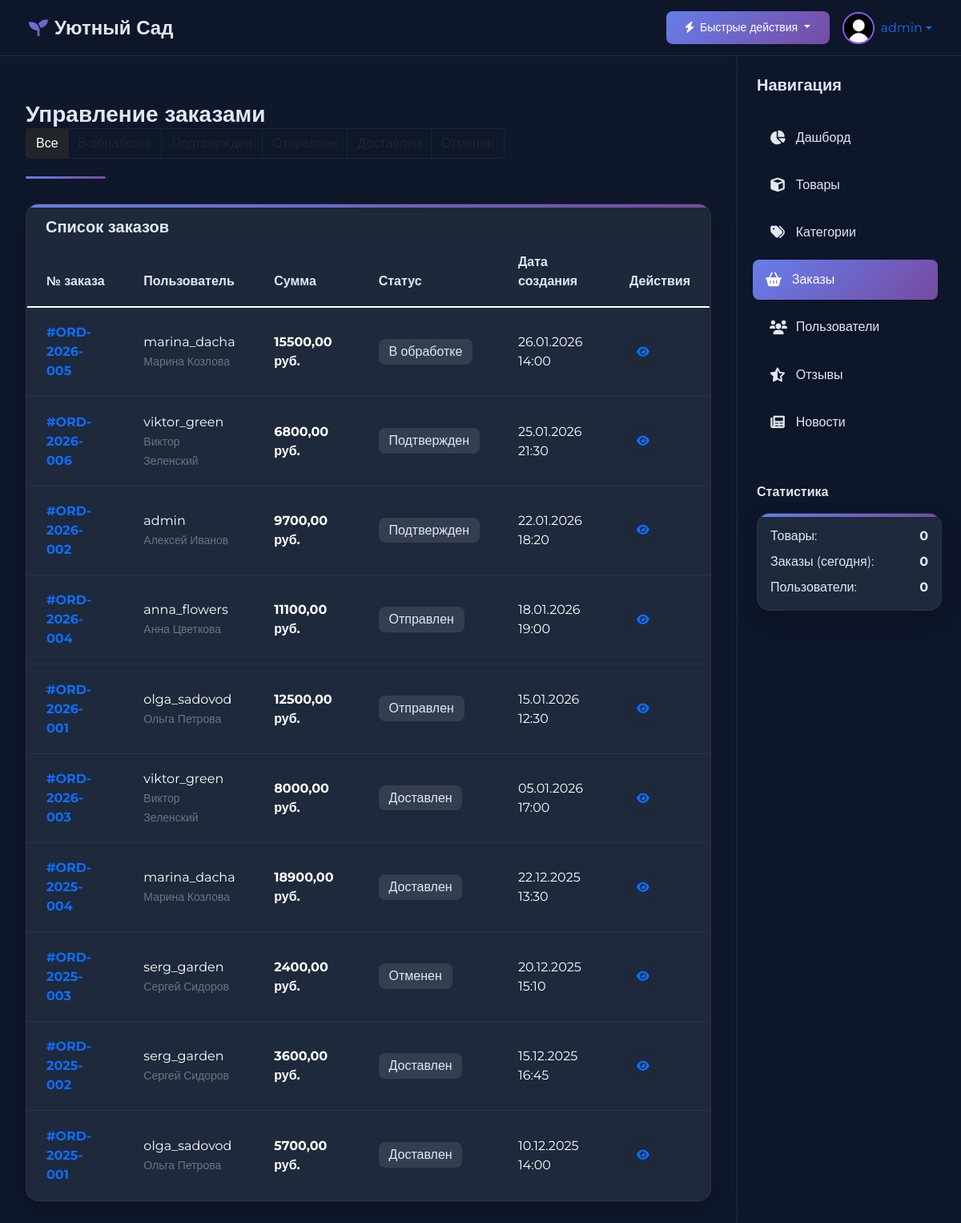
Screenshot of /dashboard/orders/ (signed in) with the database file from the repository.
### orders/models.py (models this page shows, shortened)
class Order(models.Model):
    STATUS_CHOICES = [
        ('pending', 'В обработке'),
        ('confirmed', 'Подтвержден'),
        ('shipped', 'Отправлен'),
        ('delivered', 'Доставлен'),
        ('cancelled', 'Отменен'),
    ]
    user = models.ForeignKey(User, on_delete=models.CASCADE)
    order_number = models.CharField(max_length=20, unique=True)
    status = models.CharField(max_length=20, choices=STATUS_CHOICES, default='pending')
    total_price = models.DecimalField(max_digits=10, decimal_places=2)
    shipping_address = models.TextField()
    phone_number = models.CharField(max_length=20)
    email = models.EmailField()
    created_at = models.DateTimeField(auto_now_add=True)
    updated_at = models.DateTimeField(auto_now=True)
    class Meta:
        ordering = ['-created_at']

### dashboard/views.py (the view)
# urls.py: path('orders/', views.order_list, name='order_list'),
@staff_required
def order_list(request):
    orders = Order.objects.all().order_by('-created_at')
    status_filter = request.GET.get('status', '')
    if status_filter:
        orders = orders.filter(status=status_filter)
    paginator = Paginator(orders, 10)
    page_number = request.GET.get('page')
    page_obj = paginator.get_page(page_number)
    return render(request, 'dashboard/orders/list.html', {
        'page_obj': page_obj,
        'status_filter': status_filter,
        'status_choices': Order.STATUS_CHOICES
    })

### cart/context_processors.py (called while the page is built)
def cart(request):
    if request.user.is_authenticated:
        cart, created = request.user.cart_set.get_or_create()
        for item in cart.items.all():
            if hasattr(item.product, 'image_url'):
                item.product.safe_image_url = item.product.image_url
            else:
                item.product.safe_image_url = '/static/images/product-placeholder.jpg'
        return {'cart': cart}
    return {'cart': None}

### dashboard/views.py (called while the page is built)
def staff_required(function):
    decorator = user_passes_test(lambda u: u.is_staff, login_url='/admin/login/')
    return decorator(function)

### products/models.py (called while the page is built)
    @property
    def image_url(self):
        if self.image and hasattr(self.image, 'url'):
            return self.image.url
        return '/static/images/product-placeholder.jpg'

### templates/dashboard/orders/list.html (shortened to what this page needs)
{% extends 'dashboard/base.html' %}
{% block page_title %}Управление заказами{% endblock %}
{% block actions %}
<div class="btn-group">
    <a href="?status=" class="btn btn-outline-dark {% if not status_filter %}active{% endif %}" >Все</a>
    {% for status_code, status_name in status_choices %}
    <a href="?status={{ status_code }}" class="btn btn-outline-dark {% if status_filter == status_code %}active{% endif %}" >
    </a>
    {% endfor %}
</div>
{% endblock %}
{% block content %}
<div class="glass-card">
    <div class="card-header border-0 pb-0 pt-3 px-4">
        <h5 class="fw-bold mb-0">Список заказов</h5>
    </div>
    <div class="card-body p-0">
        <div class="table-responsive">
            <table class="table table-glass mb-0">
                <thead>
                    <tr>
                        <th>№ заказа</th>
                        <th>Пользователь</th>
                        <th>Сумма</th>
                        <th>Статус</th>
                        <th>Дата создания</th>
                        <th>Действия</th>
                    </tr>
                </thead>
                <tbody style="color:white">
                    {% for order in page_obj %}
                    <tr>
                        <td>
                            <strong class="text-primary">#{{ order.order_number }}</strong>
                        </td>
                        <td>
                            {{ order.user.username }}
                            {% if order.user.first_name or order.user.last_name %}
                            <br><small class="text-muted">{{ order.user.first_name }} {{ order.user.last_name }}</small>
                            {% endif %}
                        </td>
                        <td class="fw-bold">{{ order.total_price }} руб.</td>
                        <td>
                            <span class="badge-glass">
                                {{ order.get_status_display }}
                            </span>
                        </td>
                        <td>{{ order.created_at|date:"d.m.Y H:i" }}</td>
                        <td>
                            <div class="btn-group">
                                <a href="{% url 'dashboard:order_detail' order.pk %}"
                                   class="btn btn-sm btn-outline-primary border-dark" title="Просмотреть">
                                    <i class="fas fa-eye"></i>
                                </a>
                            </div>
                        </td>
                    </tr>
                    {% endfor %}
                </tbody>
            </table>
        </div>
    </div>
</div>
{% endblock %}

### templates/dashboard/base.html (shortened to what this page needs)
{% load static %}
<!DOCTYPE html>
<html lang="ru">
<head>
    <link href="https://cdn.jsdelivr.net/npm/bootstrap@5.1.3/dist/css/bootstrap.min.css" rel="stylesheet">
    <link href="https://cdnjs.cloudflare.com/ajax/libs/font-awesome/6.0.0/css/all.min.css" rel="stylesheet">
    <link href="https://cdn.jsdelivr.net/npm/bootstrap-icons@1.7.2/font/bootstrap-icons.css" rel="stylesheet">
</head>
<body>
    <nav class="top-navbar navbar navbar-expand-lg">
        <div class="container-fluid">
            <a class="navbar-brand" href="{% url 'dashboard:dashboard' %}">
                <i class="fas fa-seedling"></i>
                <span class="d-none d-md-inline">Уютный Сад</span>
            </a>
            <div class="d-flex align-items-center">
                <div class="dropdown me-3">
                    <button class="btn btn-neon btn-sm dropdown-toggle" type="button" id="quickActionsDropdown" data-bs-toggle="dropdown">
                        <i class="fas fa-bolt me-1"></i> Быстрые действия
                    </button>
                </div>
                <div class="nav-user-info">
                    <div class="dropdown">
                        <a href="#" class="d-flex align-items-center text-decoration-none dropdown-toggle" id="userDropdown" data-bs-toggle="dropdown">
                            <img src="{% static 'images/avatar-placeholder.jpg' %}" alt="Аватар" class="user-avatar">
                            <span class="ms-2 d-none d-md-inline">{{ user.username }}</span>
                        </a>
                    </div>
                </div>
            </div>
        </div>
    </nav>
    <aside class="right-sidebar">
        <div class="sidebar-content">
            <div class="mb-4">
                <h5 class="fw-bold">Навигация</h5>
            </div>
            <ul class="nav flex-column">
                <li class="nav-item">
                    <a class="nav-link {% if request.resolver_match.url_name == 'dashboard' %}active{% endif %}"
                       href="{% url 'dashboard:dashboard' %}">
                        <i class="fas fa-chart-pie"></i> Дашборд
                    </a>
                </li>
                <li class="nav-item">
                    <a class="nav-link {% if 'product' in request.resolver_match.url_name %}active{% endif %}"
                       href="{% url 'dashboard:product_list' %}">
                        <i class="fas fa-cube"></i> Товары
                    </a>
                </li>
                <li class="nav-item">
                    <a class="nav-link {% if 'category' in request.resolver_match.url_name %}active{% endif %}"
                       href="{% url 'dashboard:category_list' %}">
                        <i class="fas fa-tags"></i> Категории
                    </a>
                </li>
                <li class="nav-item">
                    <a class="nav-link {% if 'order' in request.resolver_match.url_name %}active{% endif %}"
                       href="{% url 'dashboard:order_list' %}">
                        <i class="fas fa-shopping-basket"></i> Заказы
                    </a>
                </li>
                <li class="nav-item">
                    <a class="nav-link {% if 'user' in request.resolver_match.url_name %}active{% endif %}"
                       href="{% url 'dashboard:user_list' %}">
                        <i class="fas fa-users"></i> Пользователи
                    </a>
                </li>
                <li class="nav-item">
                    <a class="nav-link {% if 'review' in request.resolver_match.url_name %}active{% endif %}"
                       href="{% url 'dashboard:review_list' %}">
                        <i class="fas fa-star-half-alt"></i> Отзывы
                    </a>
                </li>
                <li class="nav-item">
                    <a class="nav-link {% if 'news' in request.resolver_match.url_name %}active{% endif %}"
                       href="{% url 'dashboard:news_list' %}">
                        <i class="fas fa-newspaper"></i> Новости
                    </a>
                </li>
            </ul>
            <div class="mt-5">
                <h6 class="fw-bold mb-3">Статистика</h6>
                <div class="glass-card p-3">
                    <div class="d-flex justify-content-between mb-2">
                        <span>Товары:</span>
                        <span class="fw-bold">{{ stats.total_products|default:0 }}</span>
                    </div>
                    <div class="d-flex justify-content-between mb-2">
                        <span>Заказы (сегодня):</span>
                        <span class="fw-bold">{{ stats.recent_orders|default:0 }}</span>
                    </div>
                    <div class="d-flex justify-content-between">
                        <span>Пользователи:</span>
                        <span class="fw-bold">{{ stats.total_users|default:0 }}</span>
                    </div>
                </div>
            </div>
        </div>
    </aside>
    <main class="main-content">
        <div class="page-header">
            <div class="d-flex justify-content-between align-items-center flex-wrap">
                <h1 class="h3 fw-bold mb-0">{% block page_title %}Центр управления{% endblock %}</h1>
                <div class="btn-toolbar mb-2 mb-md-0">
                    {% block actions %}{% endblock %}
                </div>
            </div>
        </div>
        {% block content %}{% endblock %}
    </main>
</body>
</html>

### templates/dashboard/base.html (style rules this page uses)
:root { --primary-gradient: linear-gradient(135deg, #667eea 0%, #764ba2 100%); --secondary-gradient: linear-gradient(135deg, #f093fb 0%, #f5576c 100%); --success-gradient: linear-gradient(135deg, #4facfe 0%, #00f2fe 100%); --warning-gradient: linear-gradient(135deg, #43e97b 0%, #38f9d7 100%); --dark-bg: #0f172a; --darker-bg: #0a0f1f; --card-bg: #1e293b; --text-light: #e2e8f0; --text-muted: #94a3b8; --accent-color: #8b5cf6; --sidebar-width: 280px; --header-height: 70px; }
body { font-family: 'Montserrat', sans-serif; background-color: var(--dark-bg); color: var(--text-light); overflow-x: hidden; padding-top: var(--header-height); }
.top-navbar { position: fixed; top: 0; left: 0; right: 0; height: var(--header-height); background: rgba(15, 23, 42, 0.95); backdrop-filter: blur(10px); border-bottom: 1px solid rgba(255, 255, 255, 0.1); z-index: 1000; padding: 0 1.5rem; }
.navbar-brand { display: flex; align-items: center; color: var(--text-light); font-weight: 700; font-size: 1.5rem; }
.navbar-brand i { background: var(--primary-gradient); -webkit-background-clip: text; -webkit-text-fill-color: transparent; margin-right: 0.5rem; }
.nav-user-info { display: flex; align-items: center; gap: 1rem; }
.user-avatar { width: 40px; height: 40px; border-radius: 50%; object-fit: cover; border: 2px solid var(--accent-color); }
.right-sidebar { position: fixed; top: var(--header-height); right: 0; bottom: 0; width: var(--sidebar-width); background: rgba(15, 23, 42, 0.9); backdrop-filter: blur(10px); border-left: 1px solid rgba(255, 255, 255, 0.1); z-index: 999; overflow-y: auto; padding: 1.5rem; transition: transform 0.3s ease; }
.right-sidebar .nav-link { color: var(--text-light); padding: 0.8rem 1rem; margin: 0.3rem 0; border-radius: 0.5rem; transition: all 0.3s ease; display: flex; align-items: center; }
.right-sidebar .nav-link:hover, .right-sidebar .nav-link.active { background: var(--primary-gradient); color: white; transform: translateX(-5px); }
.right-sidebar .nav-link i { margin-right: 0.8rem; width: 20px; text-align: center; font-size: 1.1rem; }
.main-content { margin-right: var(--sidebar-width); padding: 2rem; transition: margin-right 0.3s ease; min-height: calc(100vh - var(--header-height)); }
.glass-card { background: var(--card-bg); border-radius: 1rem; border: 1px solid rgba(255, 255, 255, 0.05); box-shadow: 0 10px 25px rgba(0, 0, 0, 0.2); transition: all 0.3s ease; overflow: hidden; position: relative; }
.glass-card:before { content: ''; position: absolute; top: 0; left: 0; width: 100%; height: 4px; background: var(--primary-gradient); }
.page-header { padding: 1.5rem 0; margin-bottom: 2rem; position: relative; }
.page-header:after { content: ''; position: absolute; bottom: -1px; left: 0; width: 100px; height: 3px; background: var(--primary-gradient); border-radius: 3px; }
.table-glass { background: var(--card-bg); border-radius: 1rem; overflow: hidden; border: 1px solid rgba(255, 255, 255, 0.05); }
.table-glass thead th { background: rgba(30, 41, 59, 0.8); border: none; color: var(--text-light); font-weight: 600; padding: 1.2rem 1.5rem; }
.table-glass tbody td { padding: 1.2rem 1.5rem; border-color: rgba(255, 255, 255, 0.05); vertical-align: middle; }
.table-glass tbody tr { transition: all 0.2s ease; }
.badge-glass { background: rgba(255, 255, 255, 0.1); backdrop-filter: blur(10px); color: var(--text-light); padding: 0.4rem 0.8rem; border-radius: 0.5rem; font-weight: 500; }
.btn-neon { background: var(--primary-gradient); border: none; color: white; border-radius: 0.5rem; padding: 0.6rem 1.5rem; font-weight: 500; transition: all 0.3s ease; position: relative; overflow: hidden; }
.btn-neon:before { content: ''; position: absolute; top: 0; left: -100%; width: 100%; height: 100%; background: linear-gradient(90deg, transparent, rgba(255, 255, 255, 0.2), transparent); transition: all 0.5s ease; }

### rows the page displays
Order: order_number "ORD-2026-005", user.username "marina_dacha", user.first_name "Марина", user.last_name "Козлова", total_price "15500,00", status "В обработке", created_at "26.01.2026 14:00"
Order: order_number "ORD-2026-006", user.username "viktor_green", user.first_name "Виктор", user.last_name "Зеленский", total_price "6800,00", status "Подтвержден", created_at "25.01.2026 21:30"
Order: order_number "ORD-2026-002", user.username "admin", user.first_name "Алексей", user.last_name "Иванов", total_price "9700,00", status "Подтвержден", created_at "22.01.2026 18:20"
Order: order_number "ORD-2026-004", user.username "anna_flowers", user.first_name "Анна", user.last_name "Цветкова", total_price "11100,00", status "Отправлен", created_at "18.01.2026 19:00"
Order: order_number "ORD-2026-001", user.username "olga_sadovod", user.first_name "Ольга", user.last_name "Петрова", total_price "12500,00", status "Отправлен", created_at "15.01.2026 12:30"
Order: order_number "ORD-2026-003", user.username "viktor_green", user.first_name "Виктор", user.last_name "Зеленский", total_price "8000,00", status "Доставлен", created_at "05.01.2026 17:00"
Order: order_number "ORD-2025-004", user.username "marina_dacha", user.first_name "Марина", user.last_name "Козлова", total_price "18900,00", status "Доставлен", created_at "22.12.2025 13:30"
Order: order_number "ORD-2025-003", user.username "serg_garden", user.first_name "Сергей", user.last_name "Сидоров", total_price "2400,00", status "Отменен", created_at "20.12.2025 15:10"
Order: order_number "ORD-2025-002", user.username "serg_garden", user.first_name "Сергей", user.last_name "Сидоров", total_price "3600,00", status "Доставлен", created_at "15.12.2025 16:45"
Order: order_number "ORD-2025-001", user.username "olga_sadovod", user.first_name "Ольга", user.last_name "Петрова", total_price "5700,00", status "Доставлен", created_at "10.12.2025 14:00"

### other values shown
{{ user.username }} "admin"
{{ stats.total_products|default:0 }} "0"
{{ stats.recent_orders|default:0 }} "0"
{{ stats.total_users|default:0 }} "0"
